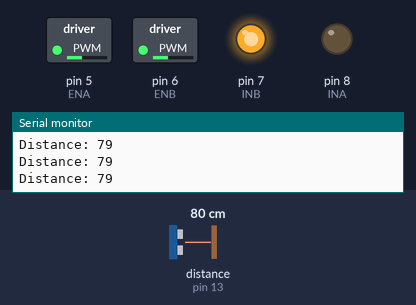
A sketch run on a simulated Arduino Uno, built with avr-gcc and run on an emulated ATmega328P. Parts: switched loads named in the sketch (green lamp = pin HIGH), output pins drawn as LEDs (lit = HIGH), the last lines printed to the serial monitor. Wiring (inferred from the names in the program): ultrasonic range finder: trigger pin 12; echo pin 13. The test bench sets the inputs (shaded band); at power-on: distance to the obstacle (sensor on pin 13) 80 cm. The echo pulse lasts 58.3 µs per cm; pins used as bus, display or sensor lines are not drawn.

Above: at 1.2 s.
1.3 s: distance to the obstacle (sensor on pin 13) set to 36 cm
2.8 s: distance to the obstacle (sensor on pin 13) set to 29 cm
At 4.0 s:
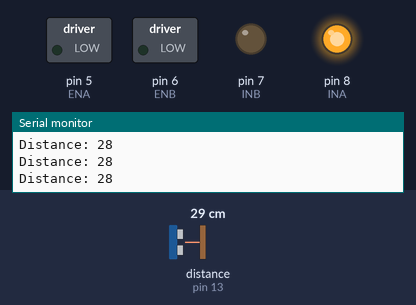
4.4 s: distance to the obstacle (sensor on pin 13) set to 35 cm
At 5.5 s:
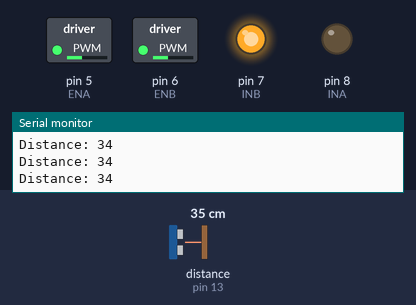
6.0 s: distance to the obstacle (sensor on pin 13) set to 2 cm
At 7.1 s:
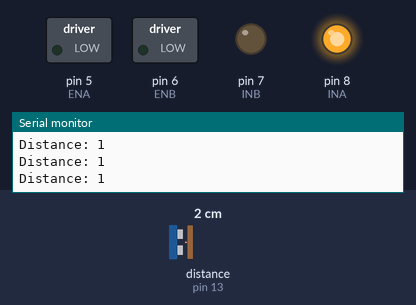
Timing chart, 0 to 8.6 s (numbered marks = the images above; inputs shaded):
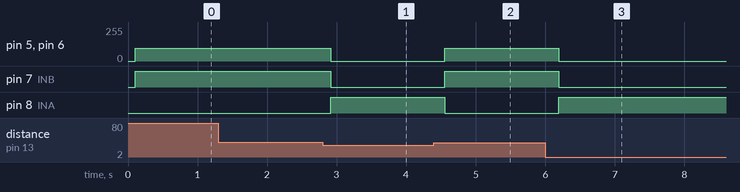

Measured:
- the behaviour switches between 32 and 31 cm on distance to the obstacle (sensor on pin 13) (found by bisection; images 0 and 1)
- after the input at 2.8 s, pin 5 (ENA), pin 6 (ENB): 94/255 → 0/255 after 0.11 s; pin 7 (INB): HIGH → LOW after 0.11 s; pin 8 (INA): LOW → HIGH after 0.11 s
- after the input at 4.4 s, pin 5 (ENA), pin 6 (ENB): 0/255 → 94/255 after 0.15 s; pin 7 (INB): LOW → HIGH after 0.15 s; pin 8 (INA): HIGH → LOW after 0.15 s
- after the input at 6.0 s, pin 5 (ENA), pin 6 (ENB): 94/255 → 0/255 after 0.20 s; pin 7 (INB): HIGH → LOW after 0.20 s; pin 8 (INA): LOW → HIGH after 0.20 s

The sketch:

prueba_ruedas_mas_ultrason.ino
```cpp
#define echoPin 13
#define trigPin 12
#define ENA 5
#define INA 8
#define ENB 6
#define INB 7
#define velocidad 350
long duration;
int distance = 20;
int detect;

void setup() {
  pinMode(trigPin, OUTPUT);
  pinMode(echoPin, INPUT);
  pinMode(INA, OUTPUT);
  pinMode(ENA, OUTPUT);
  pinMode(INB, OUTPUT);
  pinMode(ENB, OUTPUT);
  Serial.begin(9600);
}

void loop() {
    ultradelante();
  /*Serial.print("Distance: ");*/
  /*Serial.println(distance);*/
  /*delay(1000);*/
}
/*mueve los motores hacia delante*/
void delante(){
  analogWrite(ENA, velocidad);
  digitalWrite(INA, LOW);
  analogWrite(ENB, velocidad);
  digitalWrite(INB, HIGH);
}
/*detiene los motores*/
void parar() {
  analogWrite(ENA, 0);
  digitalWrite(INA, HIGH);
  analogWrite(ENB, 0);
  digitalWrite(INB, LOW);
}
int ultradelante(){
    digitalWrite(trigPin, HIGH);
    delayMicroseconds(5);
    digitalWrite(trigPin, LOW);
    duration = pulseIn(echoPin, HIGH);
    distance = (duration/2) / 29.1;
    Serial.print("Distance: ");
    Serial.println(distance);
    delay(100);
    if (distance > 30){
      delante();
    }else{
      parar();
    }
}
```
